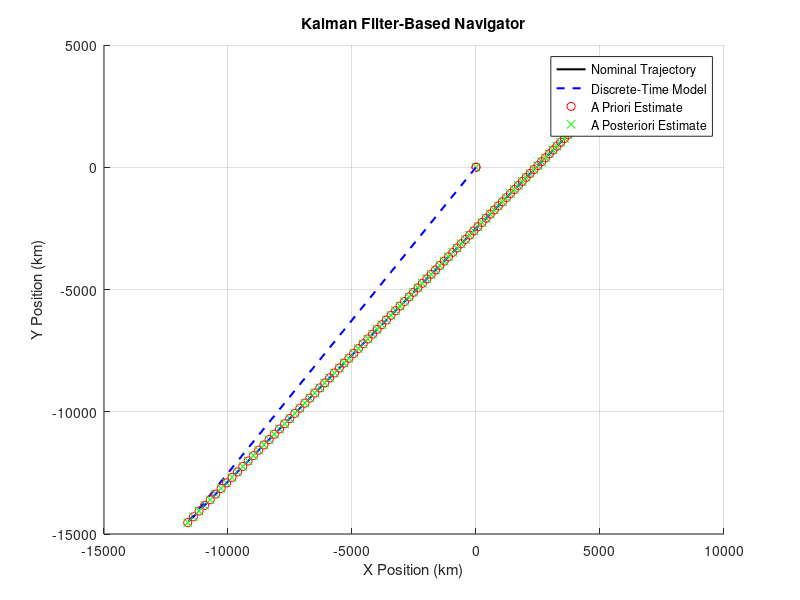

Write MATLAB code to recreate this figure.
% Full Code for Parts (d) and (e)
close all; clear; clc;

% Kalman Filter-based Navigator for Air Vehicle

% Parameters
sigma_hat = 0.005;       % Noise level
Delta_t = 4.0;           % Time step
sigma = sqrt(Delta_t) * sigma_hat;
num_steps = 100;         % Number of steps in simulation
sat_positions = [
    8000,  100,  800;
     100, 8000,  800;
    1000, 2000, 5000;
    2000,  100, 2000];   % Satellite positions (4 x 3)

% Initial state and covariance
x0 = [0; 0; 0; 0; 0; 0; 0]; % Including time of emission
P0 = diag([10, 10, 10, 1, 1, 1, 0.0001]);

% Observation noise covariance
R = 1e-4 * eye(4); % Variance of observations

% System matrices
A = [eye(6), zeros(6, 1); zeros(1, 6), 1];
Q = blkdiag(sigma^2 * eye(3), sigma^2 * eye(3), 0); % Process noise covariance

% Preallocate storage for trajectories
x_true = zeros(7, num_steps + 1);
x_true(:, 1) = x0;
x_prior = zeros(7, num_steps + 1);
x_posterior = zeros(7, num_steps + 1);
x_prior(:, 1) = x0;
x_posterior(:, 1) = x0;
P_prior = zeros(7, 7, num_steps + 1);
P_posterior = zeros(7, 7, num_steps + 1);
P_prior(:, :, 1) = P0;
P_posterior(:, :, 1) = P0;

% Generate true trajectory
for k = 1:num_steps
    w_k = [randn(3, 1); randn(3, 1)];
    x_true(:, k + 1) = A * x_true(:, k) + [zeros(6, 1); Delta_t] + [sigma * w_k; 0];
end

% Kalman filter loop
for k = 1:num_steps
    % Observation model
    r_k = x_true(1:3, k + 1); % True position
    y_k = zeros(4, 1);
    H_k = zeros(4, 7);
    for j = 1:4
        H_k(j, 1:3) = (r_k' - sat_positions(j, :)) / norm(r_k - sat_positions(j, :));
        H_k(j, 7) = 1;
        y_k(j) = norm(r_k - sat_positions(j, :)') + Delta_t * k + sqrt(R(j, j)) * randn;
    end

    % Prediction step
    x_prior(:, k + 1) = A * x_posterior(:, k);
    P_prior(:, :, k + 1) = A * P_posterior(:, :, k) * A' + Q;

    % Update step
    S_k = H_k * P_prior(:, :, k + 1) * H_k' + R;
    K_k = P_prior(:, :, k + 1) * H_k' / S_k; % Kalman gain
    x_posterior(:, k + 1) = x_prior(:, k + 1) + K_k * (y_k - H_k * x_prior(:, k + 1));
    P_posterior(:, :, k + 1) = (eye(7) - K_k * H_k) * P_prior(:, :, k + 1);
end

% Plotting
figure;
hold on;

% Nominal trajectory (zero-noise)
plot3(x_true(1, :), x_true(2, :), x_true(3, :), 'k-', 'LineWidth', 1.5);

% Discrete-time trajectory with noise
plot3(x_prior(1, :), x_prior(2, :), x_prior(3, :), 'b--', 'LineWidth', 1.5);

% A priori state estimates
plot3(x_prior(1, :), x_prior(2, :), x_prior(3, :), 'ro');

% A posteriori state estimates
plot3(x_posterior(1, :), x_posterior(2, :), x_posterior(3, :), 'gx');

xlabel('X Position (km)');
ylabel('Y Position (km)');
zlabel('Z Position (km)');
legend('Nominal Trajectory', 'Discrete-Time Model', 'A Priori Estimate', 'A Posteriori Estimate');
title('Kalman Filter-Based Navigator');
grid on;
hold off;
